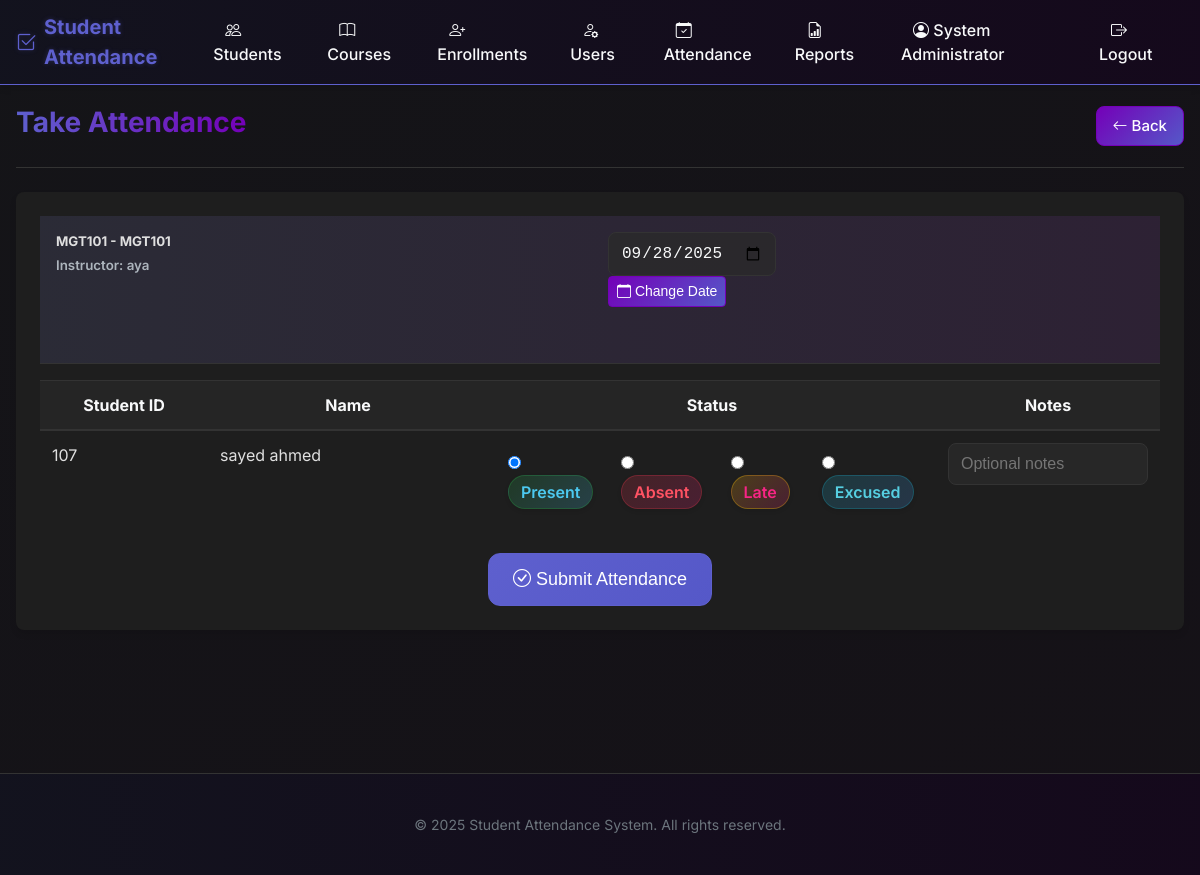
Page /attendance/take/1 (signed in) on the committed database.
### tables this page shows
CREATE TABLE users (
        id INTEGER PRIMARY KEY AUTOINCREMENT,
        username TEXT UNIQUE NOT NULL,
        password TEXT NOT NULL,
        full_name TEXT NOT NULL,
        role TEXT NOT NULL CHECK (role IN ('admin', 'instructor')),
        created_at TIMESTAMP DEFAULT CURRENT_TIMESTAMP
    );

CREATE TABLE courses (
        id INTEGER PRIMARY KEY AUTOINCREMENT,
        course_code TEXT UNIQUE NOT NULL,
        course_name TEXT NOT NULL,
        instructor_id INTEGER NOT NULL,
        description TEXT,
        created_at TIMESTAMP DEFAULT CURRENT_TIMESTAMP,
        FOREIGN KEY (instructor_id) REFERENCES users (id)
    );

CREATE TABLE enrollments (
        id INTEGER PRIMARY KEY AUTOINCREMENT,
        student_id INTEGER NOT NULL,
        course_id INTEGER NOT NULL,
        enrollment_date TIMESTAMP DEFAULT CURRENT_TIMESTAMP,
        FOREIGN KEY (student_id) REFERENCES students (id),
        FOREIGN KEY (course_id) REFERENCES courses (id),
        UNIQUE(student_id, course_id)
    );

CREATE TABLE students (
        id INTEGER PRIMARY KEY AUTOINCREMENT,
        student_id TEXT UNIQUE NOT NULL,
        full_name TEXT NOT NULL,
        email TEXT UNIQUE,
        phone TEXT,
        created_at TIMESTAMP DEFAULT CURRENT_TIMESTAMP
    );

### webapp.py (the view, shortened to what this page needs)
@app.route('/attendance/take/<int:course_id>', methods=['GET', 'POST'])
@login_required
def take_attendance(course_id):
    conn = get_connection()
    cursor = conn.cursor()
    cursor.execute('''
    SELECT c.*, u.full_name as instructor_name
    FROM courses c
    JOIN users u ON c.instructor_id = u.id
    WHERE c.id = ?
    ''', (course_id,))
    course = cursor.fetchone()
    conn.close()
    if not course:
        flash('Course not found.', 'danger')
        return redirect(url_for('attendance'))
    if current_user.role != 'admin' and course['instructor_id'] != current_user.id:
        flash('You do not have permission to take attendance for this course.', 'danger')
        return redirect(url_for('attendance'))
    success, message, students = instructor_manager.get_course_students(course_id)
    if not students:
        flash('No students enrolled in this course.', 'danger')
        return redirect(url_for('attendance'))
    attendance_date = request.form.get('attendance_date', date.today().isoformat())
    return render_template('take_attendance.html',
                          title=f'Take Attendance - {course["course_name"]}',
                          course=course,
                          students=students,
                          attendance_date=attendance_date)

### auth.py (called while the page is built)
    def is_authenticated(self):
        return self.current_user is not None

    def is_admin(self):
        return self.is_authenticated() and self.current_user['role'] == 'admin'

### database.py (called while the page is built)
def get_connection():
    conn = sqlite3.connect('attendance.db')
    conn.row_factory = sqlite3.Row  # This enables column access by name
    return conn

### instructor.py (called while the page is built, shortened)
    def _check_permissions(self):
        if not self.auth.is_authenticated():
            return False, "Authentication required"
        if not (self.auth.is_admin() or self.auth.is_instructor()):
            return False, "Insufficient permissions"
        return True, ""

    def get_course_students(self, course_id):
        ok, msg = self._check_permissions()
        if not ok:
            return False, msg, []
        conn = get_connection()
        cursor = conn.cursor()
        cursor.execute('''
        SELECT e.id as enrollment_id, s.id as student_id, s.student_id as student_code,
               s.full_name, s.email, s.phone
        FROM enrollments e
        JOIN students s ON e.student_id = s.id
        WHERE e.course_id = ?
        ORDER BY s.full_name
        ''', (course_id,))
        students = [dict(student) for student in cursor.fetchall()]
        conn.close()
        return True, f"Found {len(students)} students enrolled", students

### webapp.py (called while the page is built)
@login_manager.user_loader
def load_user(user_id):
    conn = get_connection()
    cursor = conn.cursor()
    cursor.execute('SELECT * FROM users WHERE id = ?', (user_id,))
    user_data = cursor.fetchone()
    conn.close()
    if user_data:
        return User(user_data)
    return None

@app.context_processor
def inject_now():
    return {'now': datetime.now()}

### templates/take_attendance.html (shortened to what this page needs)
{% extends "layout.html" %}
{% block content %}
<div class="page-header">
    <h1 class="page-title">Take Attendance</h1>
    <div>
        <a href="{{ url_for('attendance') }}" class="btn btn-secondary">
            <i class="bi bi-arrow-left"></i> Back
        </a>
    </div>
</div>
<div class="attendance-form-container">
    <div class="card-header mb-3">
        <div class="row">
            <div class="col-md-6">
                <h5 class="mb-0">{{ course.course_code }} - {{ course.course_name }}</h5>
                <small class="text-muted">Instructor: {{ course.instructor_name }}</small>
            </div>
            <div class="col-md-6 text-md-end">
                <form method="POST" class="attendance-date-selector" style="display:inline-block">
                    <input type="date" name="attendance_date" class="form-control" value="{{ attendance_date }}" required>
                    <button type="submit" class="btn btn-secondary btn-sm">
                        <i class="bi bi-calendar"></i> Change Date
                    </button>
                </form>
            </div>
        </div>
    </div>
    <form method="POST" action="">
        <div class="table-responsive">
            <table class="table table-hover">
                <thead>
                    <tr>
                        <th width="15%">Student ID</th>
                        <th width="25%">Name</th>
                        <th width="40%">Status</th>
                        <th width="20%">Notes</th>
                    </tr>
                </thead>
                <tbody>
                    {% for student in students %}
                    <tr>
                        <td>{{ student.student_code }}</td>
                        <td>{{ student.full_name }}</td>
                        <td>
                            <div class="attendance-status">
                                <label class="status-option">
                                    <input type="radio" name="status_{{ student.enrollment_id }}" value="present" checked>
                                    <span class="status-badge status-present">Present</span>
                                </label>
                                <label class="status-option">
                                    <input type="radio" name="status_{{ student.enrollment_id }}" value="absent">
                                    <span class="status-badge status-absent">Absent</span>
                                </label>
                                <label class="status-option">
                                    <input type="radio" name="status_{{ student.enrollment_id }}" value="late">
                                    <span class="status-badge status-late">Late</span>
                                </label>
                                <label class="status-option">
                                    <input type="radio" name="status_{{ student.enrollment_id }}" value="excused">
                                    <span class="status-badge status-excused">Excused</span>
                                </label>
                            </div>
                        </td>
                        <td>
                            <input type="text" name="notes_{{ student.enrollment_id }}" class="form-control form-control-sm" placeholder="Optional notes">
                        </td>
                    </tr>
                    {% endfor %}
                </tbody>
            </table>
        </div>
        <div class="mt-4 text-center">
            <button type="submit" name="submit" value="1" class="btn btn-primary btn-lg">
                <i class="bi bi-check-circle"></i> Submit Attendance
            </button>
        </div>
    </form>
</div>
{% endblock %}

### templates/layout.html (shortened to what this page needs)
<!DOCTYPE html>
<html lang="en">
<head>
    <link rel="stylesheet" href="https://cdn.jsdelivr.net/npm/bootstrap-icons@1.10.3/font/bootstrap-icons.css">
    <link rel="stylesheet" href="{{ url_for('static', filename='css/main.css') }}">
</head>
<body>
    {% if current_user.is_authenticated %}
    <nav class="navbar">
        <a href="{{ url_for('dashboard') }}" class="navbar-brand">
            <i class="bi bi-check2-square"></i>
            Student Attendance
        </a>
        <ul class="navbar-nav">
            {% if current_user.role == 'admin' %}
            <li>
                <a href="{{ url_for('students') }}" class="nav-link {% if request.endpoint == 'students' %}active{% endif %}">
                    <i class="bi bi-people"></i> Students
                </a>
            </li>
            <li>
                <a href="{{ url_for('courses') }}" class="nav-link {% if request.endpoint == 'courses' %}active{% endif %}">
                    <i class="bi bi-book"></i> Courses
                </a>
            </li>
            <li>
                <a href="{{ url_for('enrollments') }}" class="nav-link {% if request.endpoint == 'enrollments' %}active{% endif %}">
                    <i class="bi bi-person-plus"></i> Enrollments
                </a>
            </li>
            <li>
                <a href="{{ url_for('users') }}" class="nav-link {% if request.endpoint == 'users' %}active{% endif %}">
                    <i class="bi bi-person-gear"></i> Users
                </a>
            </li>
            {% endif %}
            <li>
                <a href="{{ url_for('attendance') }}" class="nav-link {% if request.endpoint == 'attendance' %}active{% endif %}">
                    <i class="bi bi-calendar-check"></i> Attendance
                </a>
            </li>
            <li>
                <a href="{{ url_for('reports') }}" class="nav-link {% if request.endpoint == 'reports' %}active{% endif %}">
                    <i class="bi bi-file-earmark-bar-graph"></i> Reports
                </a>
            </li>
            <li>
                <a href="{{ url_for('profile') }}" class="nav-link {% if request.endpoint == 'profile' %}active{% endif %}">
                    <i class="bi bi-person-circle"></i> {{ current_user.full_name }}
                </a>
            </li>
            <li>
                <a href="{{ url_for('logout') }}" class="nav-link">
                    <i class="bi bi-box-arrow-right"></i> Logout
                </a>
            </li>
        </ul>
    </nav>
    {% endif %}
    <div class="container main-content">
        {% block content %}{% endblock %}
    </div>
    <footer class="footer">
        <div class="container">
            <p>&copy; {{ now.year }} Student Attendance System. All rights reserved.</p>
        </div>
    </footer>
</body>
</html>

### rows in the picture
users: full_name "System Administrator"
courses: course_code "MGT101", course_name "MGT101"
users: instructor_name "aya"
enrollments: student_code "107", full_name "sayed ahmed"
